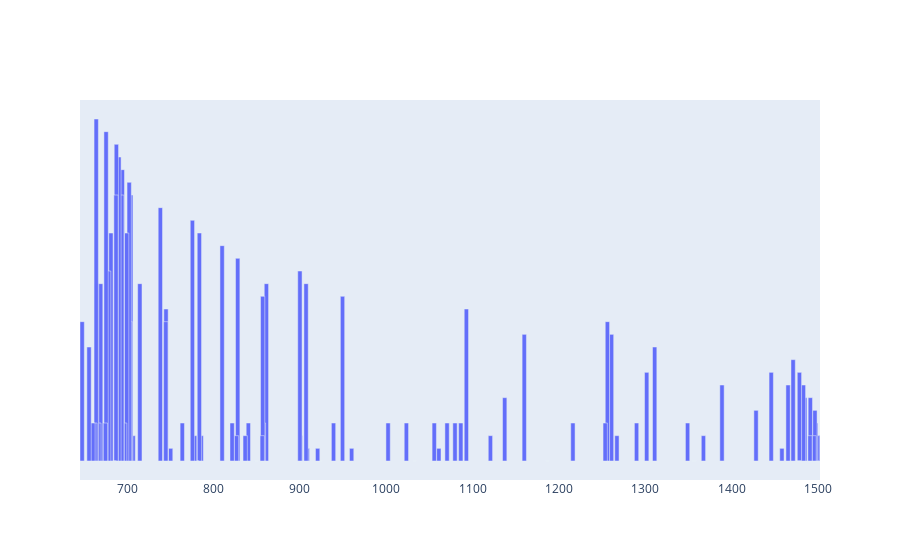

Notebook code cell kept with this figure:
### Code cell
fig = go.Figure()

fig.add_trace(
    go.Bar(
        x=df['Shadow Price'],
        y=df['Constraint Name'],
        # bar width
        width=5,
    )
)

# hide y axis
fig.update_layout(yaxis_visible=False)

fig.show()

### Figure 1 — Plotly figure (JSON) as saved in the notebook; plotly's stock layout.template omitted (floating-point values rounded to 4 significant figures)
{"data": [{"type": "bar", "width": 5, "x": [1500.0, 1500.0, 1500.0, 1500.0, 1500.0, 1498.0, 1498.0, 1497.0, 1496.0, 1491.0, 1491.0, 1485.0, 1483.0, 1479.0, 1478.0, 1471.0, 1466.0, 1458.0, 1446.0, 1428.0, 1389.0, 1367.0, 1357.0, 1349.0, 1311.0, 1302.0, 1290.0, 1267.0, 1261.0, 1256.0, 1254.0, 1216.0, 1187.0, 1160.0, 1137.0, 1121.0, 1093.0, 1086.0, 1080.0, 1071.0, 1061.0, 1056.0, 1033.0, 1023.0, 1002.0, 960.0, 949.4, 939.0, 924.1, 920.6, 908.6, 907.2, 900.4, 900.0, 861.2, 857.8, 856.9, 856.4, 849.8, 840.3, 836.6, 828.0, 826.5, 821.5, 809.9, 785.7, 783.6, 780.5, 778.1, 775.5, 763.8, 750.3, 744.9, 744.7, 738.4, 714.6, 706.8, 704.1, 703.6, 702.3, 699.3, 697.0, 694.3, 693.6, 690.4, 687.4, 687.0, 685.0, 681.1, 678.5, 675.5, 674.6, 669.3, 667.2, 664.5, 664.1, 662.5, 660.3, 655.8, 647.8], "y": ["BK_22_2_XF@SEMINOLE<28638> - XFMR SEMINOLE - SEMINOLEOKGE:SEMINOLE XF 1_3:345 138:5:19", "KEENTP_KEENTP_KUMMRDG_A_LN - LN KUMMRRDG - KEENTPBASE", "KEENTP_KEENTP_KUMMRDG_A_LN - LN KUMMRRDG - KEENTPBASE", "MRL_RUS81_5961_LN@MRLOWTAP<23258> - LN MRLOWTAP - RSH_SPRGCSWS:LAW_ES COMANCHE DUNCAN:138:4:", "MRL_RUS81_5961_LN@MRLOWTAP<23258> - LN MRLOWTAP - RSH_SPRGCSWS:LAW_ES COMANCHE DUNCAN:138:4:", "BK_22_2_XF@SEMINOLE<28638> - XFMR SEMINOLE - SEMINOLEOKGE:SEMINOLE XF 1_3:345 138:5:19", "BOXBUALIAN11_11_LN@BOXBUTE<CON2319> - LN BOXBUTE - ALIANCEWAUE:STEGALL DC TIE LINE", "835BT1_LN@OAK_PHEC<588> - LN OAK_PHEC - LONGWOOCSWS:SWSHREV XF MIDL_T:345 138:3:9", "MRL_RUS81_5961_LN@MRLOWTAP<23258> - LN MRLOWTAP - RSH_SPRGCSWS:LAW_ES COMANCHE DUNCAN:138:4:", "GAINES_OXYWSTA_LN@OXY_WST<7545> - LN OXY_WST - GAINES_CSPS:CROSSRDS EDDY_CO:345:1:12", "MRL_RUS81_5961_LN@MRLOWTAP<23258> - LN MRLOWTAP - RSH_SPRGCSWS:LAW_ES COMANCHE DUNCAN:138:4:", "GAINES_OXYWSTA_LN@OXY_WST<7545> - LN OXY_WST - GAINES_CSPS:CROSSRDS EDDY_CO:345:1:12", "846A_LN@LIEBERM<5426> - LN LIEBERM - LONGWOOCSWS:RAINSRD LONGWOO:138:2:9", "BROADDUS_PINELA_LN@BROADDUS<26008> - LN BROADDUS - PINELANDCSWS:PIRKEY LEBROCK:345:1:7", "BK_22_2_XF@SEMINOLE<28638> - XFMR SEMINOLE - SEMINOLEOKGE:SEMINOLE XF 1_3:345 138:5:19", "S1278S123216_11_LN@SUB1278<CON9913> - LN SUB1278 - SUB1232OPPD:SUB1260 SUB1361:161:1:10", "846A_LN@LIEBERM<5426> - LN LIEBERM - LONGWOOCSWS:RAINSRD LONGWOO:138:2:9", "KEENTP_KEENTP_KUMMRDG_A_LN - LN KUMMRRDG - KEENTPBASE", "BROADDUS_PINELA_LN@BROADDUS<26008> - LN BROADDUS - PINELANDCSWS:PIRKEY LEBROCK:345:1:7", "835BT1_LN@OAK_PHEC<588> - LN OAK_PHEC - LONGWOOCSWS:SWSHREV XF MIDL_T:345 138:3:9", "846A_LN@LIEBERM<5426> - LN LIEBERM - LONGWOOCSWS:RAINSRD LONGWOO:138:2:9", "MRL_RUS81_5961_LN@MRLOWTAP<23258> - LN MRLOWTAP - RSH_SPRGCSWS:LAW_ES COMANCHE DUNCAN:138:4:", "BK_22_2_XF@SEMINOLE<28638> - XFMR SEMINOLE - SEMINOLEOKGE:SEMINOLE XF 1_3:345 138:5:19", "BOXBUALIAN11_11_LN@BOXBUTE<CON2319> - LN BOXBUTE - ALIANCEWAUE:STEGALL DC TIE LINE", "WILLMGRANI23_11_LN@WILLMRU<18691> - LN WILLMRU - GRANITFNSP:MCLEODN XF TR1:230 115:1:9", "BROADDUS_PINELA_LN@BROADDUS<26008> - LN BROADDUS - PINELANDCSWS:PIRKEY LEBROCK:345:1:7", "BOXBUALIAN11_11_LN@BOXBUTE<CON2319> - LN BOXBUTE - ALIANCEWAUE:STEGALL DC TIE LINE", "MRL_RUS81_5961_LN@MRLOWTAP<23258> - LN MRLOWTAP - RSH_SPRGCSWS:LAW_ES COMANCHE DUNCAN:138:4:", "835BT1_LN@OAK_PHEC<18873> - LN OAK_PHEC - LONGWOOCSWS:SWSHREV XF EAST_345_138:345 1", "V1A1KV1A1_XF@MORRIS<9063> - XFMR MORRIS - MORRISWAUE:GRANITF MORRIS:230:1:5", "BOXBUALIAN11_11_LN@BOXBUTE<CON2319> - LN BOXBUTE - ALIANCEWAUE:STEGALL DC TIE LINE", "BOXBUALIAN11_11_LN@BOXBUTE<CON2319> - LN BOXBUTE - ALIANCEWAUE:STEGALL DC TIE LINE", "BK_22_2_XF@SEMINOLE<28638> - XFMR SEMINOLE - SEMINOLEOKGE:SEMINOLE XF 1_3:345 138:5:19", "835BT1_LN@OAK_PHEC<18873> - LN OAK_PHEC - LONGWOOCSWS:SWSHREV XF EAST_345_138:345 1", "GAINES_OXYWSTA_LN@OXY_WST<7545> - LN OXY_WST - GAINES_CSPS:CROSSRDS EDDY_CO:345:1:12", "MRL_RUS81_5961_LN@MRLOWTAP<23258> - LN MRLOWTAP - RSH_SPRGCSWS:LAW_ES COMANCHE DUNCAN:138:4:", "LOGANLELAN23_11_LN@LOGANWA<7525> - LN LOGANWA - LELANDOWAUE:ANTELOP ROUNDUP:345:1:11", "BOXBUALIAN11_11_LN@BOXBUTE<CON2319> - LN BOXBUTE - ALIANCEWAUE:STEGALL DC TIE LINE", "BOXBUALIAN11_11_LN@BOXBUTE<CON2319> - LN BOXBUTE - ALIANCEWAUE:STEGALL DC TIE LINE", "BOXBUALIAN11_11_LN@BOXBUTE<CON2319> - LN BOXBUTE - ALIANCEWAUE:STEGALL DC TIE LINE", "KEENTP_KEENTP_KUMMRDG_A_LN - LN KUMMRRDG - KEENTPBASE", "BOXBUALIAN11_11_LN@BOXBUTE<CON2319> - LN BOXBUTE - ALIANCEWAUE:STEGALL DC TIE LINE", "BK_22_2_XF@SEMINOLE<28638> - XFMR SEMINOLE - SEMINOLEOKGE:SEMINOLE XF 1_3:345 138:5:19", "BOXBUALIAN11_11_LN@BOXBUTE<CON2319> - LN BOXBUTE - ALIANCEWAUE:STEGALL DC TIE LINE", "BOXBUALIAN11_11_LN@BOXBUTE<CON2319> - LN BOXBUTE - ALIANCEWAUE:STEGALL DC TIE LINE", "KEENTP_KEENTP_KUMMRDG_A_LN - LN KUMMRRDG - KEENTPBASE", "WILLMRU_WILLMGRANI23_1_1_LN - LN GRANITF - WILLMRUBASE", "BOXBUALIAN11_11_LN@BOXBUTE<CON2319> - LN BOXBUTE - ALIANCEWAUE:STEGALL DC TIE LINE", "BK_22_2_XF@SEMINOLE<28638> - XFMR SEMINOLE - SEMINOLEOKGE:SEMINOLE XF 1_3:345 138:5:19", "KEENTP_KEENTP_KUMMRDG_A_LN - LN KUMMRRDG - KEENTPBASE", "KEENTP_KEENTP_KUMMRDG_A_LN - LN KUMMRRDG - KEENTPBASE", "RDSPG-AURORAA_LN@REEDS_ED<32502> - LN REEDS_ED - RDSPG5SPA:EURK_SPA BEAVER1:161:1:6", "MRL_RUS81_5961_LN@MRLOWTAP<23258> - LN MRLOWTAP - RSH_SPRGCSWS:LAW_ES COMANCHE DUNCAN:138:4:", "OMMA_RUSH_11381_LN@OMMARLO4<31014> - LN OMMARLO4 - RSH_SPRGCSWS:TREASURE LAW_ES:345:1:9", "RDSPG-AURORAA_LN@REEDS_ED<32502> - LN REEDS_ED - RDSPG5SPA:EURK_SPA BEAVER1:161:1:6", "BOXBUALIAN11_11_LN@BOXBUTE<CON2319> - LN BOXBUTE - ALIANCEWAUE:STEGALL DC TIE LINE", "WILLMRU_WILLMGRANI23_1_1_LN - LN GRANITF - WILLMRUBASE", "MRL_RUS81_5961_LN@MRLOWTAP<23258> - LN MRLOWTAP - RSH_SPRGCSWS:LAW_ES COMANCHE DUNCAN:138:4:", "BK_22_2_XF@SEMINOLE<28638> - XFMR SEMINOLE - SEMINOLEOKGE:SEMINOLE XF 1_3:345 138:5:19", "BOXBUALIAN11_11_LN@BOXBUTE<CON2319> - LN BOXBUTE - ALIANCEWAUE:STEGALL DC TIE LINE", "MRL_RUS81_5961_LN@MRLOWTAP<23258> - LN MRLOWTAP - RSH_SPRGCSWS:LAW_ES COMANCHE DUNCAN:138:4:", "BROADDUS_PINELA_LN@BROADDUS<33215> - LN BROADDUS - PINELANDCSWS:CROCKETT XF B:345 138:2:9", "MRL_RUS81_5961_LN@MRLOWTAP<23258> - LN MRLOWTAP - RSH_SPRGCSWS:LAW_ES COMANCHE DUNCAN:138:4:", "BOXBUALIAN11_11_LN@BOXBUTE<CON2319> - LN BOXBUTE - ALIANCEWAUE:STEGALL DC TIE LINE", "KEENTP_KUMMRDGA_LN@KEENTP<BASE> - LN KEENTP - KUMMRRDGBASE", "MRL_RUS81_5961_LN@MRLOWTAP<23258> - LN MRLOWTAP - RSH_SPRGCSWS:LAW_ES COMANCHE DUNCAN:138:4:", "W33A_LN@JOHNDRAW<18235> - LN JOHNDRAW - HIGGSSPS:SEMIN GAINES_C:115:1:7", "BK_22_2_XF@SEMINOLE<28638> - XFMR SEMINOLE - SEMINOLEOKGE:SEMINOLE XF 1_3:345 138:5:19", "MRL_RUS81_5961_LN@MRLOWTAP<23258> - LN MRLOWTAP - RSH_SPRGCSWS:LAW_ES COMANCHE DUNCAN:138:4:", "DS_REC6_DS6_HEREFORD_A_LN - LN HEREFORD - DS_REC6BASE", "BOXBUALIAN11_11_LN@BOXBUTE<CON2319> - LN BOXBUTE - ALIANCEWAUE:STEGALL DC TIE LINE", "KEENTP_KEENTP_KUMMRDG_A_LN - LN KUMMRRDG - KEENTPBASE", "LOGANLELAN23_11_LN@LOGANWA<7525> - LN LOGANWA - LELANDOWAUE:ANTELOP ROUNDUP:345:1:11", "V1A1KV1A1_XF@MORRIS<9063> - XFMR MORRIS - MORRISWAUE:GRANITF MORRIS:230:1:5", "V2A1KV2A2_XF@WATFORD<13433> - XFMR WATFORD - WATFORDWAUE:PATNT_G1 LCSWITCH:115:1:11", "RDSPG-AURORAA_LN@REEDS_ED<32502> - LN REEDS_ED - RDSPG5SPA:EURK_SPA BEAVER1:161:1:6", "MRL_RUS81_5961_LN@MRLOWTAP<23258> - LN MRLOWTAP - RSH_SPRGCSWS:LAW_ES COMANCHE DUNCAN:138:4:", "REX_OSBORNA_LN@REX<17034> - LN REX - OSBORNKCPL MPS:NASHUA ST_JOE:345:1:11", "V1A1KV1A1_XF@MORRIS<9063> - XFMR MORRIS - MORRISWAUE:GRANITF MORRIS:230:1:5", "8802B23_XF@CIMARRON<10107> - XFMR CIMARRON - CIMARRONOKGE:CIMARRON XF A31:345 138:5:17", "W33A_LN@JOHNDRAW<18235> - LN JOHNDRAW - HIGGSSPS:SEMIN GAINES_C:115:1:7", "BOXBUALIAN11_11_LN@BOXBUTE<CON2319> - LN BOXBUTE - ALIANCEWAUE:STEGALL DC TIE LINE", "WILLMGRANI23_11_LN@WILLMRU<EXT1234> - LN WILLMRU - GRANITFGRE NSP OTP:PRIAM MAYNARD KERKHO B", "REX_OSBORNA_LN@REX<17034> - LN REX - OSBORNKCPL MPS:NASHUA ST_JOE:345:1:11", "BOXBUALIAN11_11_LN@BOXBUTE<12808> - LN BOXBUTE - ALIANCEWAUE:STEGALL XF KV3A3:345 230 13.8", "GAINES_OXYWSTA_LN@OXY_WST<5142> - LN OXY_WST - GAINES_CSPS:HOBBS YOAKUM:345:3:16", "REX_OSBORNA_LN@REX<17034> - LN REX - OSBORNKCPL MPS:NASHUA ST_JOE:345:1:11", "BK_22_2_XF@SEMINOLE<28638> - XFMR SEMINOLE - SEMINOLEOKGE:SEMINOLE XF 1_3:345 138:5:19", "W33A_LN@JOHNDRAW<18235> - LN JOHNDRAW - HIGGSSPS:SEMIN GAINES_C:115:1:7", "OMMA_RUSH_11381_LN@OMMARLO4<31014> - LN OMMARLO4 - RSH_SPRGCSWS:TREASURE LAW_ES:345:1:9", "ESTR_WEMP11_11_LN@WEMP<4470> - LN WEMP - ESTR_WRWR:LANG WEMP:115:2:10", "BOXBUALIAN11_11_LN@BOXBUTE<CON2319> - LN BOXBUTE - ALIANCEWAUE:STEGALL DC TIE LINE", "RDSPG-AURORAA_LN@REEDS_ED<32502> - LN REEDS_ED - RDSPG5SPA:EURK_SPA BEAVER1:161:1:6", "BOXBUALIAN11_11_LN@BOXBUTE<CON2319> - LN BOXBUTE - ALIANCEWAUE:STEGALL DC TIE LINE", "RDSPG-AURORAA_LN@REEDS_ED<32502> - LN REEDS_ED - RDSPG5SPA:EURK_SPA BEAVER1:161:1:6", "SPVALLY2_STILWA_LN@SPVALLY2<13037> - LN SPVALLY2 - STILW1CSWS:RIVRSIDE ORU_OLD SO_HILLS 81_", "BOXBUALIAN11_11_LN@BOXBUTE<CON2319> - LN BOXBUTE - ALIANCEWAUE:STEGALL DC TIE LINE", "BOXBUALIAN11_11_LN@BOXBUTE<CON2319> - LN BOXBUTE - ALIANCEWAUE:STEGALL DC TIE LINE", "WILLMGRANI23_11_LN@WILLMRU<18691> - LN WILLMRU - GRANITFNSP:MCLEODN XF TR1:230 115:1:9", "V1A1KV1A1_XF@MORRIS<9063> - XFMR MORRIS - MORRISWAUE:GRANITF MORRIS:230:1:5"]}], "layout": {"yaxis": {"visible": false}}}
